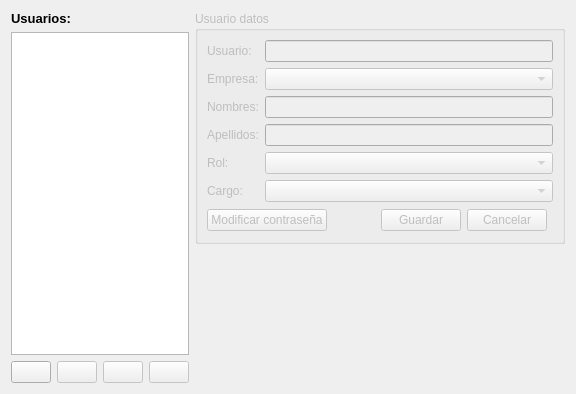
<?xml version="1.0" encoding="UTF-8"?>
<ui version="4.0">
 <class>FUsersAdminPage</class>
 <widget class="QRecordWidgetMapper" name="FUsersAdminPage">
  <property name="geometry">
   <rect>
    <x>0</x>
    <y>0</y>
    <width>576</width>
    <height>394</height>
   </rect>
  </property>
  <property name="windowTitle">
   <string>RecordWidgetMapper</string>
  </property>
  <layout class="QGridLayout" name="gridLayout_2">
   <item row="0" column="0" rowspan="2">
    <layout class="QVBoxLayout" name="verticalLayout">
     <item>
      <widget class="QLabel" name="label">
       <property name="text">
        <string>&lt;!DOCTYPE HTML PUBLIC &quot;-//W3C//DTD HTML 4.0//EN&quot; &quot;http://www.w3.org/TR/REC-html40/strict.dtd&quot;&gt;
&lt;html&gt;&lt;head&gt;&lt;meta name=&quot;qrichtext&quot; content=&quot;1&quot; /&gt;&lt;style type=&quot;text/css&quot;&gt;
p, li { white-space: pre-wrap; }
&lt;/style&gt;&lt;/head&gt;&lt;body style=&quot; font-family:'Droid Sans'; font-size:10pt; font-weight:400; font-style:normal;&quot;&gt;
&lt;p style=&quot; margin-top:0px; margin-bottom:0px; margin-left:0px; margin-right:0px; -qt-block-indent:0; text-indent:0px;&quot;&gt;&lt;span style=&quot; font-weight:600;&quot;&gt;Usuarios:&lt;/span&gt;&lt;/p&gt;&lt;/body&gt;&lt;/html&gt;</string>
       </property>
      </widget>
     </item>
     <item>
      <widget class="TListViewModelRecord" name="lvwUsuarios">
       <property name="maximumSize">
        <size>
         <width>180</width>
         <height>16777215</height>
        </size>
       </property>
       <property name="editTriggers">
        <set>QAbstractItemView::NoEditTriggers</set>
       </property>
       <property name="showDropIndicator" stdset="0">
        <bool>false</bool>
       </property>
       <property name="alternatingRowColors">
        <bool>true</bool>
       </property>
      </widget>
     </item>
     <item>
      <layout class="QHBoxLayout" name="horizontalLayout">
       <item>
        <widget class="QPushButton" name="btnNuevo">
         <property name="toolTip">
          <string>Nuevo usuario</string>
         </property>
         <property name="text">
          <string/>
         </property>
         <property name="icon">
          <iconset resource="../../app/app.qrc">
           <normaloff>:/pics/list-add.png</normaloff>:/pics/list-add.png</iconset>
         </property>
        </widget>
       </item>
       <item>
        <widget class="QPushButton" name="btnEliminar">
         <property name="enabled">
          <bool>false</bool>
         </property>
         <property name="toolTip">
          <string>Eliminar usuario</string>
         </property>
         <property name="text">
          <string/>
         </property>
         <property name="icon">
          <iconset resource="../../app/app.qrc">
           <normaloff>:/pics/list-remove.png</normaloff>:/pics/list-remove.png</iconset>
         </property>
        </widget>
       </item>
       <item>
        <widget class="QPushButton" name="btnAtras">
         <property name="enabled">
          <bool>false</bool>
         </property>
         <property name="toolTip">
          <string>Usuarios anteriores</string>
         </property>
         <property name="text">
          <string/>
         </property>
         <property name="icon">
          <iconset resource="../../app/app.qrc">
           <normaloff>:/pics/atras.png</normaloff>:/pics/atras.png</iconset>
         </property>
        </widget>
       </item>
       <item>
        <widget class="QPushButton" name="btnAdelante">
         <property name="enabled">
          <bool>false</bool>
         </property>
         <property name="toolTip">
          <string>Siguientes usuarios</string>
         </property>
         <property name="text">
          <string/>
         </property>
         <property name="icon">
          <iconset resource="../../app/app.qrc">
           <normaloff>:/pics/adelante.png</normaloff>:/pics/adelante.png</iconset>
         </property>
        </widget>
       </item>
      </layout>
     </item>
    </layout>
   </item>
   <item row="0" column="1">
    <widget class="QGroupBox" name="grbxUsuarioDatos">
     <property name="enabled">
      <bool>false</bool>
     </property>
     <property name="title">
      <string>Usuario datos</string>
     </property>
     <layout class="QGridLayout" name="gridLayout">
      <item row="0" column="0" colspan="5">
       <layout class="QFormLayout" name="formLayout">
        <item row="0" column="0">
         <widget class="QLabel" name="label_2">
          <property name="text">
           <string>Usuario:</string>
          </property>
          <property name="buddy">
           <cstring>ledUsuario</cstring>
          </property>
         </widget>
        </item>
        <item row="0" column="1">
         <widget class="QLineEdit" name="ledUsuario"/>
        </item>
        <item row="1" column="0">
         <widget class="QLabel" name="lbltEmpresa">
          <property name="text">
           <string>Empresa:</string>
          </property>
          <property name="buddy">
           <cstring>cbxEmpresa</cstring>
          </property>
         </widget>
        </item>
        <item row="1" column="1">
         <widget class="TComboBoxModelRecord" name="cbxEmpresa"/>
        </item>
        <item row="2" column="0">
         <widget class="QLabel" name="lbltNombres">
          <property name="text">
           <string>Nombres:</string>
          </property>
          <property name="buddy">
           <cstring>ledNombres</cstring>
          </property>
         </widget>
        </item>
        <item row="2" column="1">
         <widget class="QLineEdit" name="ledNombres"/>
        </item>
        <item row="3" column="0">
         <widget class="QLabel" name="lblApellidos">
          <property name="text">
           <string>Apellidos:</string>
          </property>
          <property name="buddy">
           <cstring>ledApellidos</cstring>
          </property>
         </widget>
        </item>
        <item row="3" column="1">
         <widget class="QLineEdit" name="ledApellidos"/>
        </item>
        <item row="4" column="0">
         <widget class="QLabel" name="lblRol">
          <property name="text">
           <string>Rol:</string>
          </property>
          <property name="buddy">
           <cstring>cbxRol</cstring>
          </property>
         </widget>
        </item>
        <item row="4" column="1">
         <widget class="TComboBoxModelRecord" name="cbxRol"/>
        </item>
        <item row="5" column="0">
         <widget class="QLabel" name="lblCargo">
          <property name="text">
           <string>Cargo:</string>
          </property>
          <property name="buddy">
           <cstring>cbxCargo</cstring>
          </property>
         </widget>
        </item>
        <item row="5" column="1">
         <widget class="TComboBoxModelRecord" name="cbxCargo"/>
        </item>
       </layout>
      </item>
      <item row="1" column="1">
       <spacer name="horizontalSpacer_2">
        <property name="orientation">
         <enum>Qt::Horizontal</enum>
        </property>
        <property name="sizeHint" stdset="0">
         <size>
          <width>60</width>
          <height>24</height>
         </size>
        </property>
       </spacer>
      </item>
      <item row="1" column="3">
       <widget class="QPushButton" name="btnCancelar">
        <property name="enabled">
         <bool>false</bool>
        </property>
        <property name="text">
         <string>Cancelar</string>
        </property>
        <property name="icon">
         <iconset resource="../../app/app.qrc">
          <normaloff>:/pics/edit-delete.png</normaloff>:/pics/edit-delete.png</iconset>
        </property>
       </widget>
      </item>
      <item row="1" column="0">
       <widget class="QPushButton" name="btnModificarClave">
        <property name="text">
         <string>Modificar contraseña</string>
        </property>
        <property name="icon">
         <iconset resource="../../app/app.qrc">
          <normaloff>:/pics/document-edit.png</normaloff>:/pics/document-edit.png</iconset>
        </property>
       </widget>
      </item>
      <item row="1" column="2">
       <widget class="QPushButton" name="btnGuardar">
        <property name="enabled">
         <bool>false</bool>
        </property>
        <property name="text">
         <string>Guardar</string>
        </property>
        <property name="icon">
         <iconset resource="../../app/app.qrc">
          <normaloff>:/pics/save.png</normaloff>:/pics/save.png</iconset>
        </property>
       </widget>
      </item>
     </layout>
    </widget>
   </item>
   <item row="1" column="1">
    <spacer name="verticalSpacer">
     <property name="orientation">
      <enum>Qt::Vertical</enum>
     </property>
     <property name="sizeHint" stdset="0">
      <size>
       <width>20</width>
       <height>40</height>
      </size>
     </property>
    </spacer>
   </item>
  </layout>
 </widget>
 <customwidgets>
  <customwidget>
   <class>TComboBoxModelRecord</class>
   <extends>QComboBox</extends>
   <header>tcomboboxmodelrecord.h</header>
  </customwidget>
  <customwidget>
   <class>TListViewModelRecord</class>
   <extends>QListView</extends>
   <header>tlistviewmodelrecord.h</header>
  </customwidget>
  <customwidget>
   <class>QRecordWidgetMapper</class>
   <extends>QWidget</extends>
   <header>qrecordwidgetmapper.h</header>
   <container>1</container>
  </customwidget>
 </customwidgets>
 <resources>
  <include location="../../app/app.qrc"/>
  <include location="../../app/app.qrc"/>
 </resources>
 <connections>
  <connection>
   <sender>FUsersAdminPage</sender>
   <signal>hasRecordsWithOutSave(bool)</signal>
   <receiver>btnGuardar</receiver>
   <slot>setEnabled(bool)</slot>
   <hints>
    <hint type="sourcelabel">
     <x>395</x>
     <y>306</y>
    </hint>
    <hint type="destinationlabel">
     <x>577</x>
     <y>257</y>
    </hint>
   </hints>
  </connection>
  <connection>
   <sender>FUsersAdminPage</sender>
   <signal>hasRecordsWithOutSave(bool)</signal>
   <receiver>btnCancelar</receiver>
   <slot>setEnabled(bool)</slot>
   <hints>
    <hint type="sourcelabel">
     <x>428</x>
     <y>271</y>
    </hint>
    <hint type="destinationlabel">
     <x>419</x>
     <y>249</y>
    </hint>
   </hints>
  </connection>
 </connections>
</ui>
